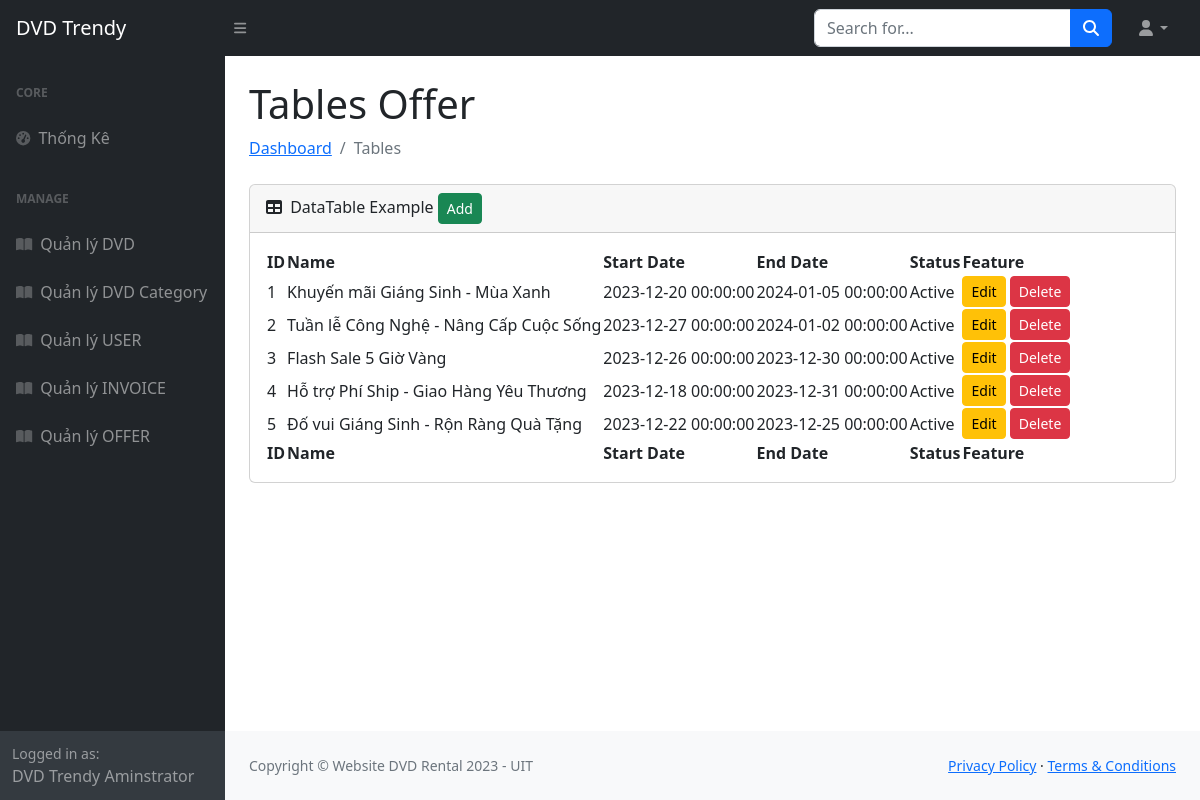
Page /manage_offer.php on the earlier database version.
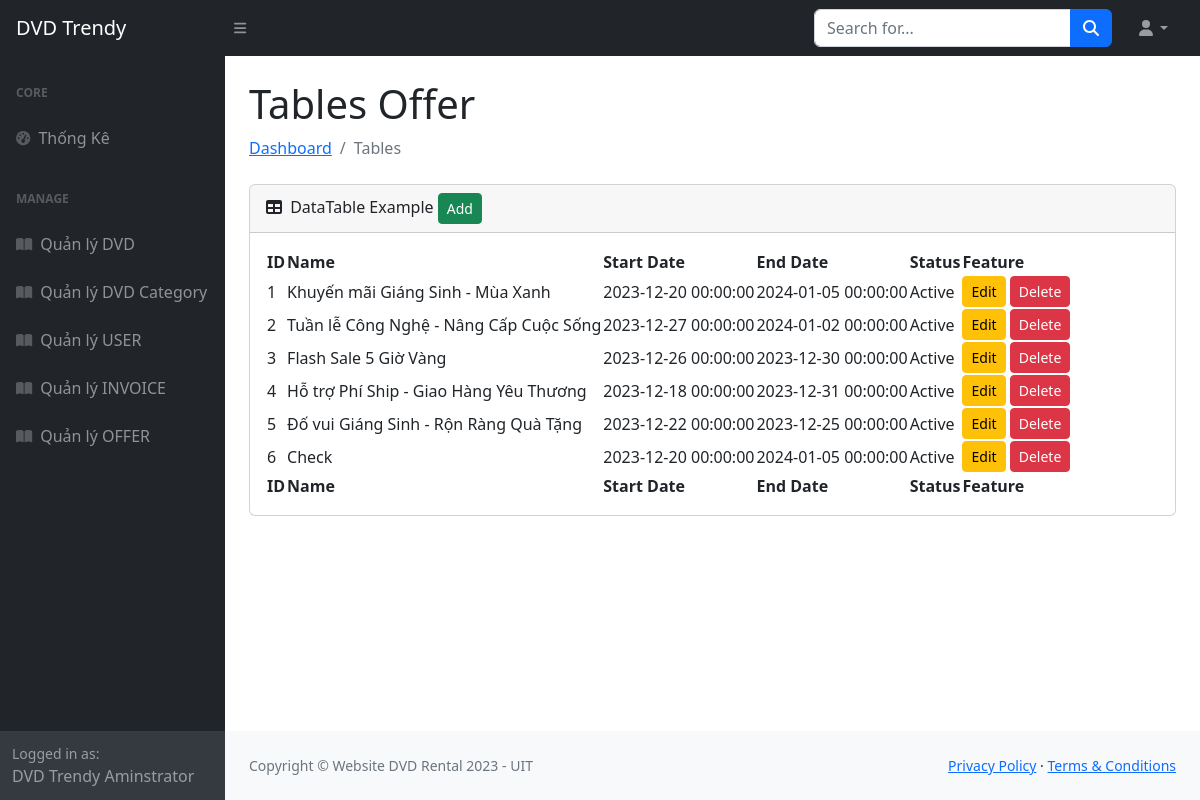
Same page on the later database version.
### tables this page shows
CREATE TABLE `OFFER` (
  `id` integer PRIMARY KEY AUTO_INCREMENT,
  `name` varchar(100),
  `start_date` datetime,
  `end_date` datetime,
  `status` varchar(50),
  `discount_percentage` int 
);

### database/dbhelper.php (called while the page is built, shortened)
<?php
function execute_result($sql){
    $result = null;
    $conn = mysqli_connect(HOST, USERNAME, PASSWORD, DATABASE);
    $resultset = mysqli_query($conn, $sql);
    while ($row = mysqli_fetch_assoc($resultset)) {
        $result[]=$row;
    }
    return $result;
}
?>

### manage_offer.php (the view)
<?php
require('includes/header.php');
require('includes/navbar.php');
require('includes/sidebar.php');
require_once('database/dbhelper.php');
$sql = "SELECT * FROM OFFER";
$offerList = execute_result($sql);
?>
<main>
    <div class="container-fluid px-4">
        <h1 class="mt-4">Tables Offer</h1>
        <ol class="breadcrumb mb-4">
            <li class="breadcrumb-item"><a href="index.html">Dashboard</a></li>
            <li class="breadcrumb-item active">Tables</li>
        </ol>
        <div class="card mb-4">
            <div class="card-header">
                <i class="fas fa-table me-1"></i>
                DataTable Example
                <button type='button' class='btn btn-success btn-sm' onclick=''>Add</button>
            </div>
            <div class="card-body">
                <table id="datatablesSimple">
                    <thead>
                        <tr>
                            <th>ID</th>
                            <th>Name</th>
                            <th>Start Date</th>
                            <th>End Date</th>
                            <th>Status</th>
                            <th>Feature</th>
                        </tr>
                    </thead>
                    <tfoot>
                        <tr>
                            <th>ID</th>
                            <th>Name</th>
                            <th>Start Date</th>
                            <th>End Date</th>
                            <th>Status</th>
                            <th>Feature</th>
                        </tr>
                    </tfoot>
                    <tbody>
                        <?php
                        foreach ($offerList as $offer) {
                            echo "<tr>";
                            echo "<td>{$offer['id']}</td>";
                            echo "<td>{$offer['name']}</td>";
                            echo "<td>{$offer['start_date']}</td>";
                            echo "<td>{$offer['end_date']}</td>";
                            echo "<td>{$offer['status']}</td>";
                            echo "<td><button type='button' class='btn btn-warning btn-sm' data-bs-toggle='modal' data-bs-target='#editModal' >Edit</button> <button type='button' class='btn btn-danger btn-sm' onclick='feature_delete({$offer['id']},5)'>Delete</button></td>";
                            echo "</tr>";
                        }
                        ?>
                    </tbody>
                </table>
            </div>
        </div>
    </div>
</main>
<?php
require('includes/footer.php');
?>

Differences in the rows shown:
added offer: id "6", name "Check", start_date "2023-12-20 00:00:00", end_date "2024-01-05 00:00:00", status "Active"
